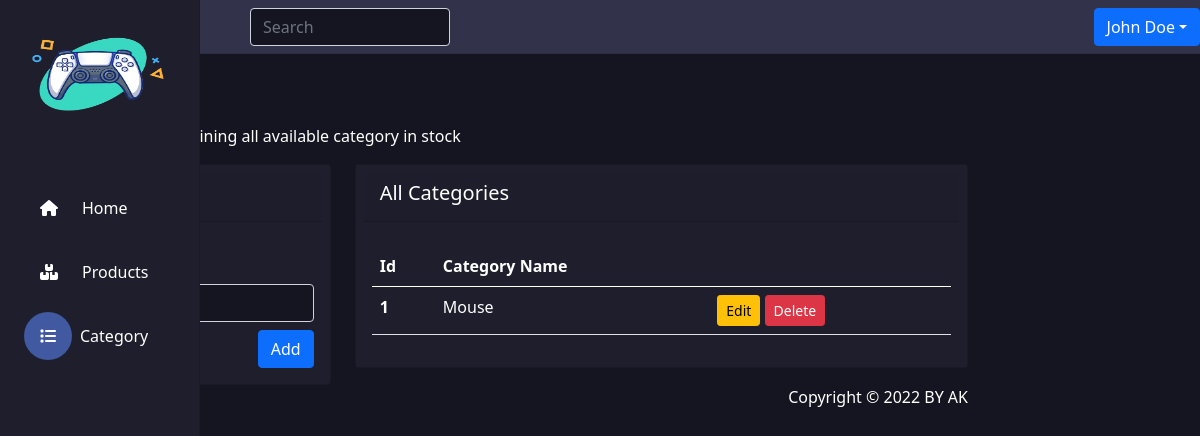
/core/allcategories.php, run on an earlier commit of the app's database.
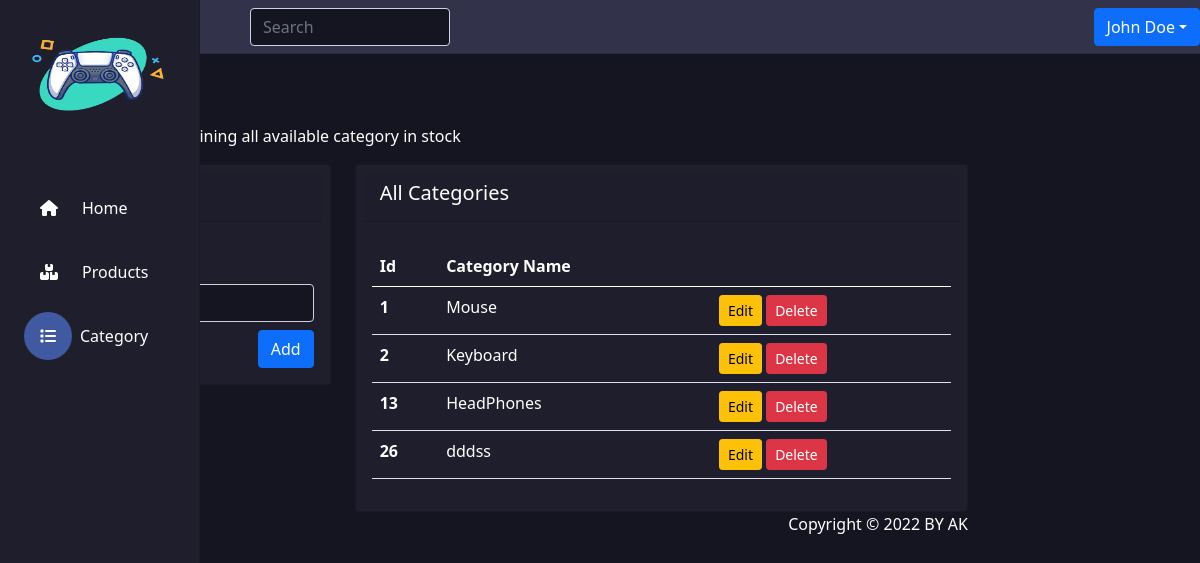
And on a later commit of the database.
### tables this page shows
CREATE TABLE `category` (
  `id` int(11) NOT NULL,
  `name` varchar(255) NOT NULL
);

### controller/database.php (called while the page is built, shortened)
<?php
    function connect(){
        $serv = $_ENV['DB_SERVERNAME'];
        $user = $_ENV['DB_USERNAME'];
        $password = $_ENV['DB_USERPASSWORD'];
        $DB = $_ENV['DB_DATABASE'];
        $con = new mysqli($serv , $user , $password , $DB);
        return $con;
    }
?>

### controller/category.php (called while the page is built, shortened)
<?php
require_once('../controller/database.php');
function GetCategory(){
    $sql = "SELECT * FROM category";
    $result = connect() -> query($sql);
    return $result;
}

### include/require.php (called while the page is built, shortened)
<?php
include('../controller/category.php');
$AllCategories = GetCategory();

### core/allcategories.php (the view, shortened to what this page needs)
<?php
    include('../include/require.php');
    $path = "Category";
?>
<!DOCTYPE html>
<html lang="en">
    <head>
       <?php include_once('../include/head.php'); ?>
    </head>
    <body class="background">
        <?php include_once('../include/nav.php'); ?>
        <div class="container-fluid">
            <main class="content col-md-9 ml-sm-auto col-lg-10 px-md-4 p-4 text-white">
                <h1 class="h2"><?= $path ?></h1>
                <p>This is the page containing all available category in stock</p>
                <div class="row">
                    <div class="col-4 col-xl-4 mb-4 mb-lg-0">
                        <div class="card">
                            <div class="d-flex justify-content-between align-items-center card-header m-2">
                                <h5 >Add Category</h5>
                            </div>
                            <div class="card-body">
                                <div class="">
                                    <form id="form" method="POST">
                                        <div class="mb-0">
                                            <label class="col-form-label">Name</label>
                                        </div>
                                        <div class="mt-2 d-flex justify-content-end">
                                            <div id="addButton" style="display: block">
                                                <button id="saveCategory" type="submit" name="addCategoryForm"  class="btn btn-primary">Add</button>
                                            </div>
                                        </div>
                                    </form>
                                </div>
                            </div>
                        </div>
                    </div>
                    <div class="col-8 col-xl-8 mb-4 mb-lg-0">
                        <div class="card">
                            <div class="d-flex justify-content-between align-items-center card-header m-2">
                                <h5 >All Categories</h5>
                            </div>
                            <div class="card-body">
                                <div class="table-responsive">
                                    <table class="table text-white">
                                        <thead>
                                            <tr>
                                                <th scope="col">Id</th>
                                                <th scope="col">Category Name</th>
                                                <th scope="col"></th>
                                            </tr>
                                        </thead>
                                        <tbody>
                                            <?php foreach($AllCategories as $Category) {?>
                                            <tr>
                                                <th scope="row"><?= $Category['id']; ?></th>
                                                <td id="CategoryName<?= $Category['id']; ?>" ><?= $Category['name']; ?></td>
                                                <td>
                                                    <a href="#" onclick="GetCategory('<?= $Category['id']; ?>')" class="btn btn-sm btn-warning">Edit</a>
                                                    <a href="#" onclick="deleteCategory('<?= $Category['id']; ?>')" class="btn btn-sm btn-danger">Delete</a>
                                                </td>
                                            </tr>
                                            <?php } ?>
                                        </tbody>
                                    </table>
                                </div>
                            </div>
                        </div>
                    </div>
                </div>
                <?php include_once('../include/footer.php'); ?>
            </main>
        </div>
    </body>
</html>

### include/head.php (shortened to what this page needs)
<link rel="stylesheet" href="https://cdnjs.cloudflare.com/ajax/libs/bootstrap/5.0.0-alpha3/css/bootstrap.min.css" />
<link
    rel="stylesheet"
    href="https://cdnjs.cloudflare.com/ajax/libs/font-awesome/6.2.1/css/all.min.css"
 />
<link rel="stylesheet" href="../assets/css/style.css" />
<link rel="stylesheet" href="https://cdnjs.cloudflare.com/ajax/libs/Dropify/0.2.2/css/dropify.min.css" />
<link rel="stylesheet" href="https://cdnjs.cloudflare.com/ajax/libs/Dropify/0.2.2/css/dropify.css" />

### include/nav.php (shortened to what this page needs)
<nav id="sidebar" class="col-md-3 col-lg-2 d-md-block sidebar collapse">
    <div class="position">
        <a class="" href="#"><img src="../assets/img/logo/Logo.png" alt="" class="logo" /></a>
        <ul class="nav nav-pills mt-5 flex-column">
            <li class="nav-item m-2">
                <a class="nav-link <?= $path == "Home" ? "active" :""; ?> d-flex align-items-center" href="../core/index.php">
                    <i class="text-white  fa fa-house"></i>
                    <span class="m-4 text-white">Home</span>
                </a>
            </li>
            <li class="nav-item m-2">
                <a class="nav-link <?= $path == "Products" ? "active" :""; ?> d-flex align-items-center" href="../core/allproducts.php">
                    <i class="fa fa-boxes-stacked text-white"></i>
                    <span class="m-4 text-white">Products</span>
                </a>
            </li>
            <li class="nav-item m-2">
                <a class="nav-link <?= $path == "Category" ? "active" :""; ?> d-flex align-items-center" href="../core/allcategories.php">
                    <i class="fa fa-list text-white"></i>
                    <span class="m-4 text-white">Category</span>
                </a>
            </li>
        </ul>
    </div>
</nav>
<nav class="navbar navbar-light" >
    <div class="col-12 col-md-2 col-lg-2">
        <input class="form-control form-control-dark" type="text" placeholder="Search" aria-label="Search" />
    </div>
    <div class="col-12 col-md-5 col-lg-7 d-flex align-items-center justify-content-md-end mr-5 mt-3 mt-md-0">
        <div class="dropdown">
            <button class="btn btn-primary dropdown-toggle" type="button" id="dropdownMenuButton" data-toggle="dropdown" aria-expanded="true">John Doe</button>
        </div>
    </div>
</nav>

### include/footer.php (shortened to what this page needs)
<footer class="d-flex justify-content-end">
    <span>Copyright © 2022 BY AK</span>
</footer>

### assets/css/style.css (style rules this page uses)
.sidebar { position: fixed; top: 0; bottom: 0; left: 0; z-index: 1010; box-shadow: inset -1px 0 0 rgba(0, 0, 0, 0.1); background-color: #1e1e2d; height: 100% !important; }
.logo { width: 12em; height: 7em; margin-left: 3em; }
.active { width: 3em !important; border-radius: 3em !important; height: 3em !important; }
.navbar { box-shadow: inset 0 -1px 0 rgba(0, 0, 0, 0.1); background-color: #32324a; }
.card { background-color: #1e1e2d !important; }
.sidebar .nav-link { color: #333; width: 3em !important; height: 3em !important; }
.background { background-color: #151521 !important; }
.active { background-color: #4059a0 !important; }
.container-fluid { display: block; }
input, select, textarea { background-color: #151521 !important; color: white !important; }
@media (max-width: 1440.98px) { .position { margin: 1em !important; } }
@media (max-width: 1440.98px) { .logo { margin-left: -1em !important; } }
@media (max-width: 1660.98px) { .position { margin: 2em; } }

What changed in the data, as far as the page shows it:
added category: id "2", name "Keyboard"
added category: id "13", name "HeadPhones"
added category: id "26", name "dddss"
